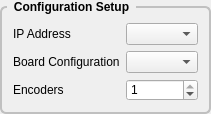
         <widget class="QGroupBox" name="gridGroupBox">
          <property name="styleSheet">
           <string notr="true">QGroupBox {
    font: bold;
    border: 2px solid silver;
    border-radius: 6px;
    margin-top: 6px;
}

QGroupBox::title {
    subcontrol-origin: margin;
    left: 7px;
    padding: 0px 5px 0px 5px;
}</string>
          </property>
          <property name="title">
           <string>Configuration Setup</string>
          </property>
          <layout class="QGridLayout" name="gridLayout_26">
           <property name="topMargin">
            <number>15</number>
           </property>
           <item row="2" column="1">
            <widget class="QSpinBox" name="encodersSB">
             <property name="minimum">
              <number>0</number>
             </property>
             <property name="maximum">
              <number>1</number>
             </property>
             <property name="value">
              <number>1</number>
             </property>
            </widget>
           </item>
           <item row="0" column="1">
            <widget class="QComboBox" name="ipAddressCB"/>
           </item>
           <item row="1" column="1">
            <widget class="QComboBox" name="boardsCB"/>
           </item>
           <item row="2" column="0">
            <widget class="QLabel" name="label_34">
             <property name="text">
              <string>Encoders</string>
             </property>
            </widget>
           </item>
           <item row="1" column="0">
            <widget class="QLabel" name="label_32">
             <property name="text">
              <string>Board Configuration</string>
             </property>
            </widget>
           </item>
           <item row="0" column="0">
            <widget class="QLabel" name="label_27">
             <property name="text">
              <string>IP Address</string>
             </property>
            </widget>
           </item>
          </layout>
         </widget>
